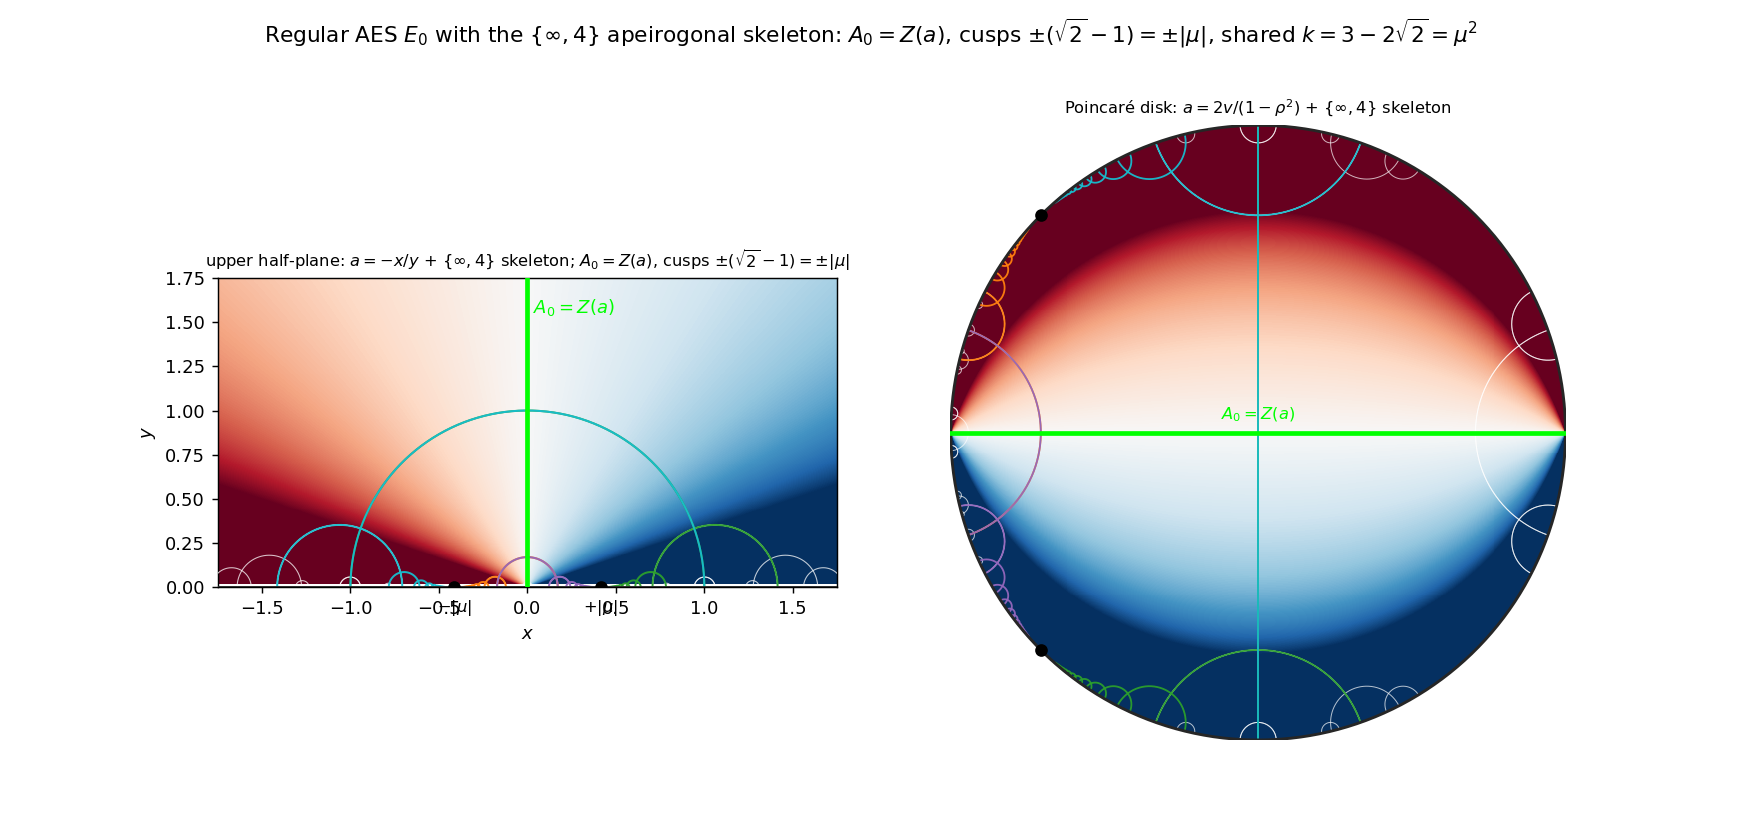

Write the Python code that produced this figure.
#!/usr/bin/env python3
"""
016 — Regular AES  E0  with the {inf,4} apeirogonal skeleton overlaid.

The key coincidence: the {inf,4} tiling's root arm  A0 = positive y-axis  is
EXACTLY the zero set  Z(a) = {a = 0} = {x = 0}  of the assignment a = -x/y.

Shared constant k = 3-2sqrt2 = mu^2 = (sqrt2-1)^2:
  * the {inf,4} IFS (F1..F4) uses this k and has parabolic cusps at +-(sqrt2-1)
    = +-|mu| on the boundary;
  * the regular AES has  |grad a|^2 = mu^2 + lambda^2 a^2 = k + (1/k) a^2,
    with lambda = 1+sqrt2 = 1/|mu| and curvature K = -lambda^2 = -1/k.

Left panel  (upper half-plane):  a = -x/y   (level sets = rays through 0).
Right panel (Poincare disk):     a = 2v/(1-rho^2)  (level sets = circles through
                                 w = -1 and w = +1).

Overlaid in both: the {inf,4} skeleton (4 parabolic chains + 4-ary tree), the
zero set A0 = Z(a) (lime), and the boundary cusps +-(sqrt2-1) = +-|mu|.

STATUS: classical exact identities + the A0 = Z(a) coincidence (computationally
verified); the "same k" reading is a STRUCTURAL PROPOSAL, not a theorem.
"""

import numpy as np
import matplotlib
matplotlib.use("Agg")
import matplotlib.pyplot as plt
from math import sqrt, log, pi

SQ2 = sqrt(2.0)
K = 3.0 - 2.0 * SQ2              # = (sqrt2-1)^2 = mu^2
MU = 1.0 - SQ2                   # = -(sqrt2-1),  |mu| = sqrt2-1
LAM = 1.0 + SQ2                  # = 1/|mu|
INF = float("inf")
CUSP = SQ2 - 1.0                 # = |mu|

CMAP = "RdBu_r"
CLIM = 3.0
LEVS = [-3, -2, -1, -0.5, 0, 0.5, 1, 2, 3]
CHAIN_COLORS = ["tab:orange", "tab:green", "tab:purple", "tab:cyan"]


def mobius(M, x):
    a, b, c, d = M
    if x == INF:
        return a / c if c != 0 else INF
    den = c * x + d
    if abs(den) < 1e-13:
        return INF
    return (a * x + b) / den


F1 = (K, -K, 1.0, 1.0)
F2 = (1.0, -K, 1.0, K)
F3 = (K, K, -1.0, 1.0)
F4 = (1.0, K, -1.0, K)
MAPS = [F1, F2, F3, F4]


def gen_tree(depth):
    geo = {(0.0, INF)}
    front = [(0.0, INF)]
    for _ in range(depth):
        new = []
        for (u, v) in front:
            for M in MAPS:
                uu, vv = mobius(M, u), mobius(M, v)
                a, b = (uu, vv) if uu < vv else (vv, uu)
                if (a, b) not in geo:
                    geo.add((a, b))
                    new.append((a, b))
        front = new
    return geo


def gen_chains(length):
    chains = []
    for M in MAPS:
        c = []
        u, v = 0.0, INF
        for _ in range(length):
            u, v = mobius(M, u), mobius(M, v)
            a, b = (u, v) if u < v else (v, u)
            c.append((a, b))
        chains.append(c)
    return chains


def h2_to_disk(z):
    return (z - 1j) / (z + 1j)


def boundary_point(x):
    if x == INF:
        return 1.0 + 0.0j
    return (x - 1j) / (x + 1j)


def draw_h2_arc(ax, u, v, xmin, xmax, ymax, color, lw, alpha):
    """Draw the H^2 geodesic (semicircle) with ideal endpoints (u,v), clipped."""
    if u == INF or v == INF:
        x0 = v if u == INF else u
        if xmin <= x0 <= xmax:
            ax.plot([x0, x0], [0, ymax], color=color, lw=lw, alpha=alpha,
                    zorder=3)
        return
    a, b = min(u, v), max(u, v)
    if b - a > 1e4:
        return
    c = (a + b) / 2.0
    R = (b - a) / 2.0
    t = np.linspace(1e-3, pi - 1e-3, 160)
    xx = c + R * np.cos(t)
    yy = R * np.sin(t)
    keep = (xx >= xmin) & (xx <= xmax) & (yy <= ymax)
    if keep.any():
        ax.plot(xx[keep], yy[keep], color=color, lw=lw, alpha=alpha, zorder=3)


def disk_geodesic(u, v, n=140):
    if u == INF or v == INF:
        x0 = v if u == INF else u
        y = np.logspace(-3, log(40.0), n)
        return h2_to_disk(x0 + 1j * y)
    a, b = min(u, v), max(u, v)
    if b - a > 1e4:
        c = (a + b) / 2.0
        y = np.logspace(-3, log(40.0), n)
        return h2_to_disk(c + 1j * y)
    c = (a + b) / 2.0
    R = (b - a) / 2.0
    t = np.linspace(1e-3, pi - 1e-3, n)
    return h2_to_disk((c + R * np.cos(t)) + 1j * (R * np.sin(t)))


# ---------------- panels ----------------

def panel_h2(ax, tree, chains):
    n = 620
    x = np.linspace(-1.75, 1.75, n)
    y = np.linspace(0.02, 1.75, n)
    X, Y = np.meshgrid(x, y)
    A = np.clip(-X / Y, -CLIM, CLIM)
    ax.pcolormesh(X, Y, A, cmap=CMAP, vmin=-CLIM, vmax=CLIM, shading="auto",
                  zorder=0)

    # skeleton tree (light) + chains (colored)
    for (u, v) in tree:
        if any((u, v) in c for c in chains):
            continue
        draw_h2_arc(ax, u, v, -1.75, 1.75, 1.75, "white", 0.6, 0.75)
    for ci, chain in enumerate(chains):
        for (u, v) in chain:
            draw_h2_arc(ax, u, v, -1.75, 1.75, 1.75, CHAIN_COLORS[ci], 1.1, 0.95)

    ax.axhline(0, color="0.15", lw=1.6, zorder=4)              # boundary R
    ax.plot([0, 0], [0, 1.75], color="lime", lw=2.6, zorder=5)  # A0 = Z(a)
    ax.text(0.03, 1.55, r"$A_0=Z(a)$", color="lime", fontsize=10)
    # cusps at +-|mu| = +-(sqrt2-1)
    for x0 in (-CUSP, CUSP):
        ax.plot([x0], [0], marker="o", ms=6, color="k", zorder=6)
    ax.text(CUSP, -0.14, r"$+|μ|$", ha="center", fontsize=9)
    ax.text(-CUSP, -0.14, r"$-|μ|$", ha="center", fontsize=9)

    ax.set_xlim(-1.75, 1.75)
    ax.set_ylim(0, 1.75)
    ax.set_aspect("equal")
    ax.set_xlabel("$x$")
    ax.set_ylabel("$y$")
    ax.set_title(r"upper half-plane: $a=-x/y$ + $\{\infty,4\}$ skeleton; "
                 r"$A_0=Z(a)$, cusps $\pm(\sqrt{2}-1)=\pm|μ|$", fontsize=9)


def panel_disk(ax, tree, chains):
    n = 620
    u = np.linspace(-1.0, 1.0, n)
    v = np.linspace(-1.0, 1.0, n)
    U, V = np.meshgrid(u, v)
    rho2 = U * U + V * V
    A = np.clip(2 * V / (1 - rho2), -CLIM, CLIM)
    A = np.ma.masked_where(rho2 >= 1.0, A)
    ax.pcolormesh(U, V, A, cmap=CMAP, vmin=-CLIM, vmax=CLIM, shading="auto",
                  zorder=0)

    for (uu, vv) in tree:
        if any((uu, vv) in c for c in chains):
            continue
        w = disk_geodesic(uu, vv)
        ax.plot(w.real, w.imag, color="white", lw=0.55, alpha=0.7, zorder=3)
    for ci, chain in enumerate(chains):
        for (uu, vv) in chain:
            w = disk_geodesic(uu, vv)
            ax.plot(w.real, w.imag, color=CHAIN_COLORS[ci], lw=1.0, alpha=0.95,
                    zorder=3)

    th = np.linspace(0, 2 * pi, 400)
    ax.plot(np.cos(th), np.sin(th), color="0.15", lw=1.6, zorder=4)
    ax.plot([-1, 1], [0, 0], color="lime", lw=2.6, zorder=5)   # A0 = Z(a)
    ax.text(0.0, 0.045, r"$A_0=Z(a)$", color="lime", fontsize=9, ha="center")
    for x0 in (-CUSP, CUSP):
        w = boundary_point(x0)
        ax.plot([w.real], [w.imag], marker="o", ms=6, color="k", zorder=6)

    ax.set_aspect("equal")
    ax.set_xticks([])
    ax.set_yticks([])
    for sp in ax.spines.values():
        sp.set_visible(False)
    ax.set_title(r"Poincaré disk: $a=2v/(1-\rho^2)$ + $\{\infty,4\}$ skeleton",
                 fontsize=9)


def main():
    tree = gen_tree(4)
    chains = gen_chains(16)

    fig, (ax1, ax2) = plt.subplots(1, 2, figsize=(13.4, 6.4))
    panel_h2(ax1, tree, chains)
    panel_disk(ax2, tree, chains)

    fig.suptitle(
        r"Regular AES $E_0$ with the $\{\infty,4\}$ apeirogonal skeleton: "
        r"$A_0=Z(a)$, cusps $\pm(\sqrt{2}-1)=\pm|μ|$, shared $k=3-2\sqrt{2}=μ^2$",
        fontsize=12)
    fig.subplots_adjust(top=0.85, wspace=0.18)
    out = "/Users/mingli/AEG/aeg-paper/notes/general/016-regular-aes-skeleton-viz.png"
    fig.savefig(out, dpi=130)
    print("saved:", out)
    print("  tree geodesics:", len(tree), " chain geodesics:", 4 * 16)
    print("  |mu| =", round(abs(MU), 6), " cusp =", round(CUSP, 6),
          " mu^2 = k =", round(MU * MU, 6))


if __name__ == "__main__":
    main()
